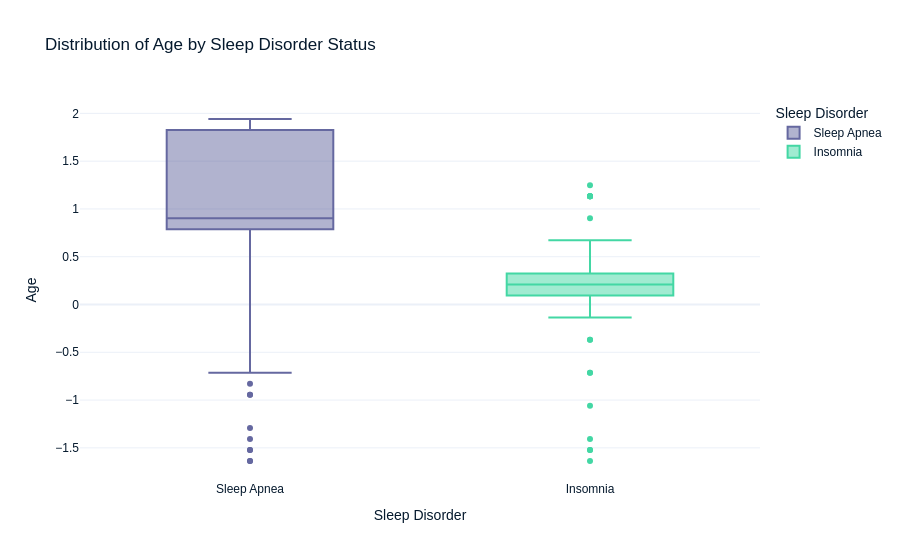

This figure's notebook cell:
### Code cell
# Plot distribution of age by sleep disorder status
fig = px.box(model_df, x='Sleep Disorder', y='Age', color='Sleep Disorder',
             title='Distribution of Age by Sleep Disorder Status')
fig.show()

### Figure 1 — Plotly figure (JSON) as saved in the notebook; plotly's stock layout.template omitted (floating-point values rounded to 4 significant figures)
{"data": [{"alignmentgroup": "True", "hovertemplate": "Sleep Disorder=%{x}<br>Age=%{y}<extra></extra>", "legendgroup": "Sleep Apnea", "marker": {"color": "#6568a0"}, "name": "Sleep Apnea", "notched": false, "offsetgroup": "Sleep Apnea", "orientation": "v", "showlegend": true, "x": ["Sleep Apnea", "Sleep Apnea", "Sleep Apnea", "Sleep Apnea", "Sleep Apnea", "Sleep Apnea", "Sleep Apnea", "Sleep Apnea", "Sleep Apnea", "Sleep Apnea", "Sleep Apnea", "Sleep Apnea", "Sleep Apnea", "Sleep Apnea", "Sleep Apnea", "Sleep Apnea", "Sleep Apnea", "Sleep Apnea", "Sleep Apnea", "Sleep Apnea", "Sleep Apnea", "Sleep Apnea", "Sleep Apnea", "Sleep Apnea", "Sleep Apnea", "Sleep Apnea", "Sleep Apnea", "Sleep Apnea", "Sleep Apnea", "Sleep Apnea", "Sleep Apnea", "Sleep Apnea", "Sleep Apnea", "Sleep Apnea", "Sleep Apnea", "Sleep Apnea", "Sleep Apnea", "Sleep Apnea", "Sleep Apnea", "Sleep Apnea", "Sleep Apnea", "Sleep Apnea", "Sleep Apnea", "Sleep Apnea", "Sleep Apnea", "Sleep Apnea", "Sleep Apnea", "Sleep Apnea", "Sleep Apnea", "Sleep Apnea", "Sleep Apnea", "Sleep Apnea", "Sleep Apnea", "Sleep Apnea", "Sleep Apnea", "Sleep Apnea", "Sleep Apnea", "Sleep Apnea", "Sleep Apnea", "Sleep Apnea", "Sleep Apnea", "Sleep Apnea", "Sleep Apnea", "Sleep Apnea", "Sleep Apnea", "Sleep Apnea", "Sleep Apnea", "Sleep Apnea", "Sleep Apnea", "Sleep Apnea", "Sleep Apnea", "Sleep Apnea", "Sleep Apnea", "Sleep Apnea", "Sleep Apnea", "Sleep Apnea", "Sleep Apnea", "Sleep Apnea"], "x0": " ", "xaxis": "x", "y": [-1.638, -1.638, -1.522, -1.522, -1.407, -1.291, -0.9449, -0.9449, -0.8295, -0.714, -0.714, -0.4831, -0.4831, -0.0213, -0.0213, 0.09415, 0.09415, 0.6714, 0.7869, 0.7869, 0.7869, 0.7869, 0.7869, 0.7869, 0.7869, 0.7869, 0.7869, 0.7869, 0.9023, 0.9023, 0.9023, 0.9023, 0.9023, 0.9023, 0.9023, 0.9023, 0.9023, 0.9023, 0.9023, 0.9023, 0.9023, 0.9023, 0.9023, 0.9023, 0.9023, 1.018, 1.018, 1.018, 1.48, 1.48, 1.71, 1.71, 1.71, 1.71, 1.71, 1.71, 1.71, 1.71, 1.826, 1.826, 1.826, 1.826, 1.826, 1.826, 1.941, 1.941, 1.941, 1.941, 1.941, 1.941, 1.941, 1.941, 1.941, 1.941, 1.941, 1.941, 1.941, 1.941], "y0": " ", "yaxis": "y", "type": "box"}, {"alignmentgroup": "True", "hovertemplate": "Sleep Disorder=%{x}<br>Age=%{y}<extra></extra>", "legendgroup": "Insomnia", "marker": {"color": "#43d7a4"}, "name": "Insomnia", "notched": false, "offsetgroup": "Insomnia", "orientation": "v", "showlegend": true, "x": ["Insomnia", "Insomnia", "Insomnia", "Insomnia", "Insomnia", "Insomnia", "Insomnia", "Insomnia", "Insomnia", "Insomnia", "Insomnia", "Insomnia", "Insomnia", "Insomnia", "Insomnia", "Insomnia", "Insomnia", "Insomnia", "Insomnia", "Insomnia", "Insomnia", "Insomnia", "Insomnia", "Insomnia", "Insomnia", "Insomnia", "Insomnia", "Insomnia", "Insomnia", "Insomnia", "Insomnia", "Insomnia", "Insomnia", "Insomnia", "Insomnia", "Insomnia", "Insomnia", "Insomnia", "Insomnia", "Insomnia", "Insomnia", "Insomnia", "Insomnia", "Insomnia", "Insomnia", "Insomnia", "Insomnia", "Insomnia", "Insomnia", "Insomnia", "Insomnia", "Insomnia", "Insomnia", "Insomnia", "Insomnia", "Insomnia", "Insomnia", "Insomnia", "Insomnia", "Insomnia", "Insomnia", "Insomnia", "Insomnia", "Insomnia", "Insomnia", "Insomnia", "Insomnia", "Insomnia", "Insomnia", "Insomnia", "Insomnia", "Insomnia", "Insomnia", "Insomnia", "Insomnia", "Insomnia", "Insomnia"], "x0": " ", "xaxis": "x", "y": [-1.638, -1.522, -1.522, -1.407, -1.06, -0.714, -0.714, -0.3677, -0.3677, -0.1368, -0.0213, 0.09415, 0.09415, 0.09415, 0.09415, 0.09415, 0.09415, 0.09415, 0.09415, 0.09415, 0.09415, 0.09415, 0.09415, 0.09415, 0.09415, 0.09415, 0.09415, 0.09415, 0.2096, 0.2096, 0.2096, 0.2096, 0.2096, 0.2096, 0.2096, 0.2096, 0.2096, 0.2096, 0.2096, 0.2096, 0.2096, 0.2096, 0.2096, 0.2096, 0.2096, 0.2096, 0.2096, 0.2096, 0.2096, 0.2096, 0.2096, 0.2096, 0.2096, 0.2096, 0.2096, 0.2096, 0.3251, 0.3251, 0.3251, 0.3251, 0.3251, 0.3251, 0.3251, 0.3251, 0.3251, 0.3251, 0.3251, 0.6714, 0.6714, 0.9023, 1.133, 1.133, 1.133, 1.133, 1.133, 1.133, 1.249], "y0": " ", "yaxis": "y", "type": "box"}], "layout": {"xaxis": {"anchor": "y", "domain": [0, 1], "title": {"text": "Sleep Disorder"}, "categoryorder": "array", "categoryarray": ["Sleep Apnea", "Insomnia"]}, "yaxis": {"anchor": "x", "domain": [0, 1], "title": {"text": "Age"}}, "legend": {"title": {"text": "Sleep Disorder"}, "tracegroupgap": 0}, "title": {"text": "Distribution of Age by Sleep Disorder Status"}, "boxmode": "overlay"}}
